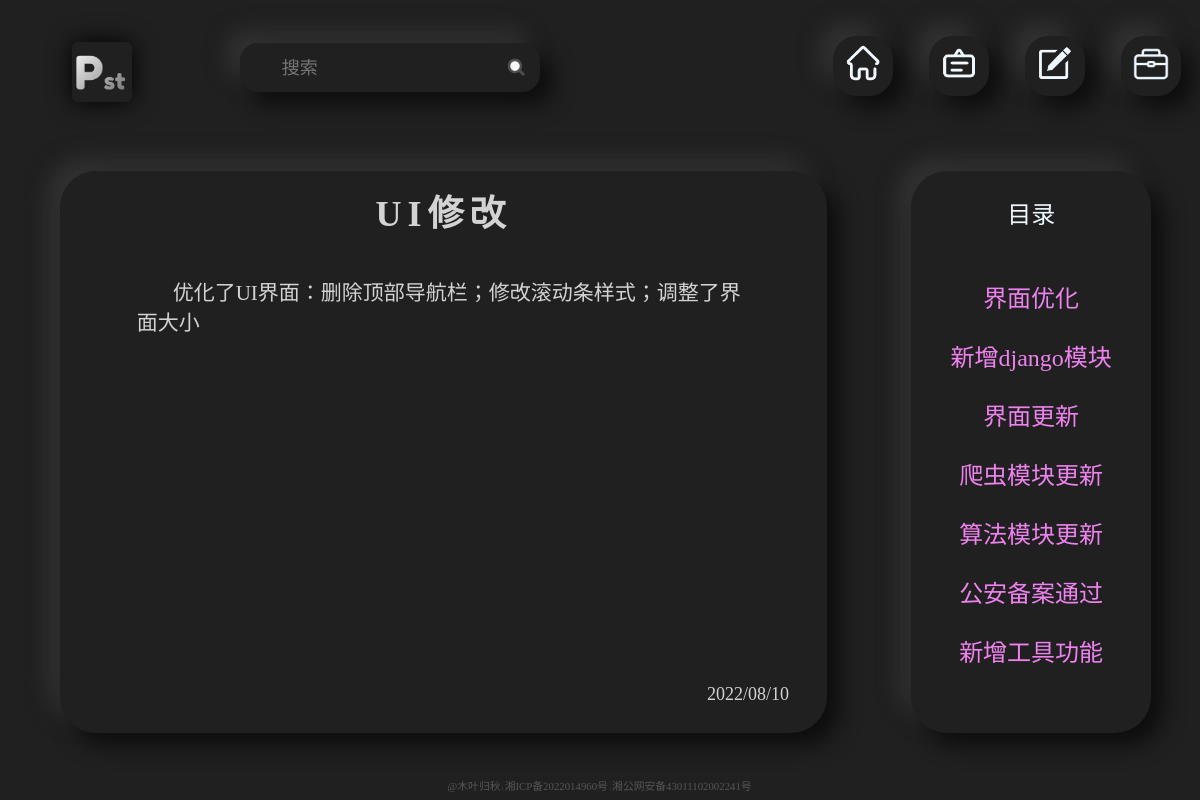
Page /notice/2 on the committed database.
### index/models.py (models this page shows, shortened)
class Notice(models.Model):
    id = models.IntegerField(primary_key=True)
    title = models.CharField(max_length=30)
    content = models.TextField()
    times = models.CharField(max_length=15)
    class Meta:
        verbose_name = '公告'
        verbose_name_plural = '公告'

### index/views.py (the view)
# urls.py: path('notice/<int:id>', notice, name='notice'),
def notice(request, id):
    notices = Notice.objects.all().order_by('-id')
    if id == 0:
        id = notices[0].id
    content = Notice.objects.filter(id=id)[0]
    return render(request, 'notice.html', locals())

### templates/notice.html (shortened to what this page needs)
{% extends "base.html" %}
{% block static %}
    {% load static %}
    <link rel="stylesheet" href="{% static 'index/notice.css' %}">
{% endblock %}
{% block body %}
    <div class="notice_warp">
        <div class="left">
            <div class="content">
                <h3>{{ content.title }}</h3>
                <pre>{{ content.content }}</pre>
                <span>{{ content.times }}</span>
            </div>
        </div>
        <div class="right">
            <p>目录</p>
            <div class="catalog">
                {% for it in notices %}
                    <p><a href="{% url 'notice' it.id %}">{{ it.title }}</a></p>
                {% endfor %}
            </div>
        </div>
    </div>
{% endblock %}

### publicStatic/base.css (style rules this page uses)
html { font-size: 10px; font-family: 微软雅黑; }
body { background-color: #202020; padding: 0; margin: 0; }

### publicStatic/index/notice.css (style rules this page uses)
.notice_warp { width: 100%; height: 80%; top: 15%; left: 0; position: absolute; }
.left { width: 64%; height: 88%; left: 5%; top: 8%; position: absolute; }
.right { width: 20%; height: 88%; background-color: #202020; right: 4%; top: 8%; position: absolute; border-radius: 6rem; box-shadow: 2rem 2rem 3.5rem #0d0d0d, -2rem -2rem 3.5rem #333333; }
.content { width: 100%; height: 100%; top: 0; position: absolute; border-radius: 6rem; box-shadow: 2rem 2rem 3.5rem #0d0d0d, -2rem -2rem 3.5rem #333333; }
.content h3 { width: 80%; left: 10%; top: -4%; color: lightgray; font-size: 6rem; position: absolute; letter-spacing: 1rem; text-align: center; }
.content pre { width: 80%; left: 10%; top: 15%; color: lightgray; font-size: 3.5rem; text-indent: 6rem; position: absolute; white-space: pre-wrap; font-family: "微软雅黑"; }
.content span { bottom: 5%; right: 5%; font-size: 3rem; color: lightgray; position: absolute; }
.right p { text-align: center; font-size: 4rem; color: aliceblue; }
.catalog { height: 75%; width: 80%; left: 10%; bottom: 10%; position: absolute; overflow-y: scroll; }
.catalog a { text-decoration: none; color: violet; }

### rows in the picture
Notice: title "UI修改", content "优化了UI界面：删除顶部导航栏；修改滚动条样式；调整了界面大小", times "2022/08/10"
Notice: title "界面优化"
Notice: title "新增django模块"
Notice: title "界面更新"
Notice: title "爬虫模块更新"
Notice: title "算法模块更新"
Notice: title "公安备案通过"
Notice: title "新增工具功能"
